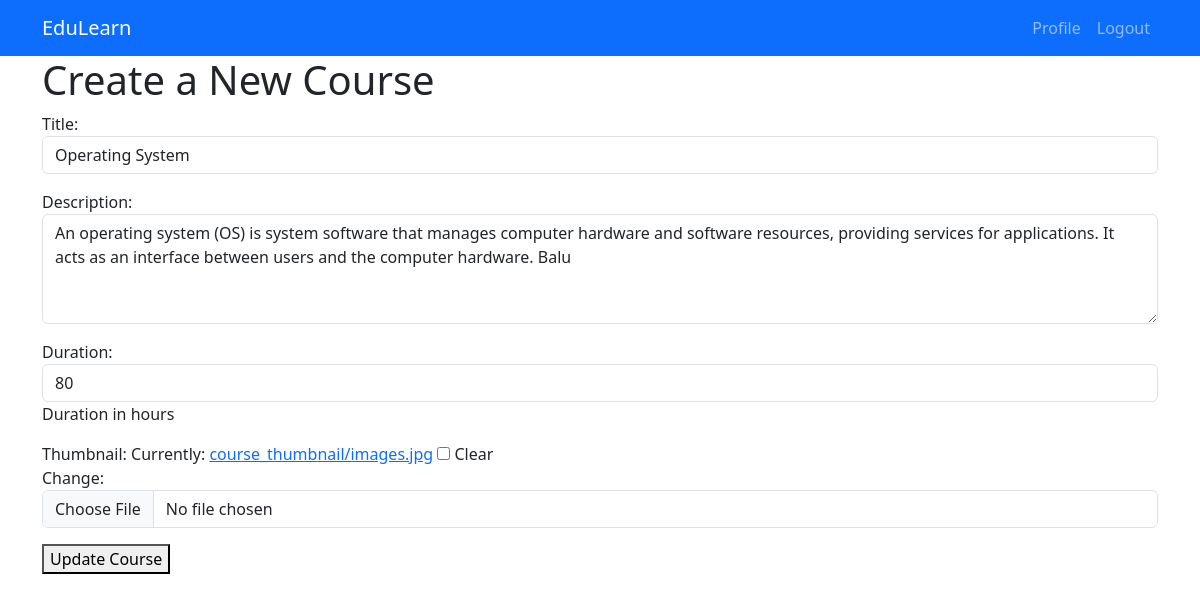
/course/1/update/ (signed in), run on the app's committed database.
### course/models.py (models this page shows, shortened)
class Course(models.Model):
    title = models.CharField(max_length=200)
    description = models.TextField()
    duration = models.IntegerField(help_text="Duration in hours")
    thumbnail = models.ImageField(upload_to='course_thumbnails/', null=True, blank=True)
    created_at = models.DateTimeField( default=timezone.now)

### course/views.py (the view)
# urls.py: path('<int:course_id>/update/', course_update, name='course_update'),
@login_required
@user_passes_test(lambda u: u.is_superuser)
def course_update(request, course_id):
    course = get_object_or_404(Course, id=course_id)
    if request.method == "POST":
        form = CourseForm(request.POST, request.FILES, instance=course)
        if form.is_valid():
            form.save()
            messages.success(request, "Course updated successfully!")
            return redirect('home')
    else:
        form = CourseForm(instance=course)
    return render(request, 'courses/course_form.html', {'form': form})

### course/forms.py
class CourseForm(forms.ModelForm):
    class Meta:
        model = Course
        fields = ['title', 'description', 'duration', 'thumbnail']
        widgets = {
            'title': forms.TextInput(attrs={'class': 'form-control', 'placeholder': 'Enter course title'}),
            'description': forms.Textarea(attrs={'class': 'form-control', 'placeholder': 'Enter course description', 'rows': 4}),
            'duration': forms.NumberInput(attrs={'class': 'form-control', 'placeholder': 'Duration in hours'}),
            'thumbnail': forms.ClearableFileInput(attrs={'class': 'form-control'}),
        }

### course/templates/courses/course_form.html (shortened to what this page needs)
{% extends "courses/base.html" %}
{% block content %}
  <h1>Create a New Course</h1>
  <form method="post" enctype="multipart/form-data">
    {{ form.as_p }}
    <button type="submit">Update Course</button>
  </form>
{% endblock %}

### data on the page
Course: title "Operating System", description "An operating system (OS) is system software that manages computer hardware and software resources, providing services for applications. It acts as an interface between users and the computer hardware. Balu", duration "80"
